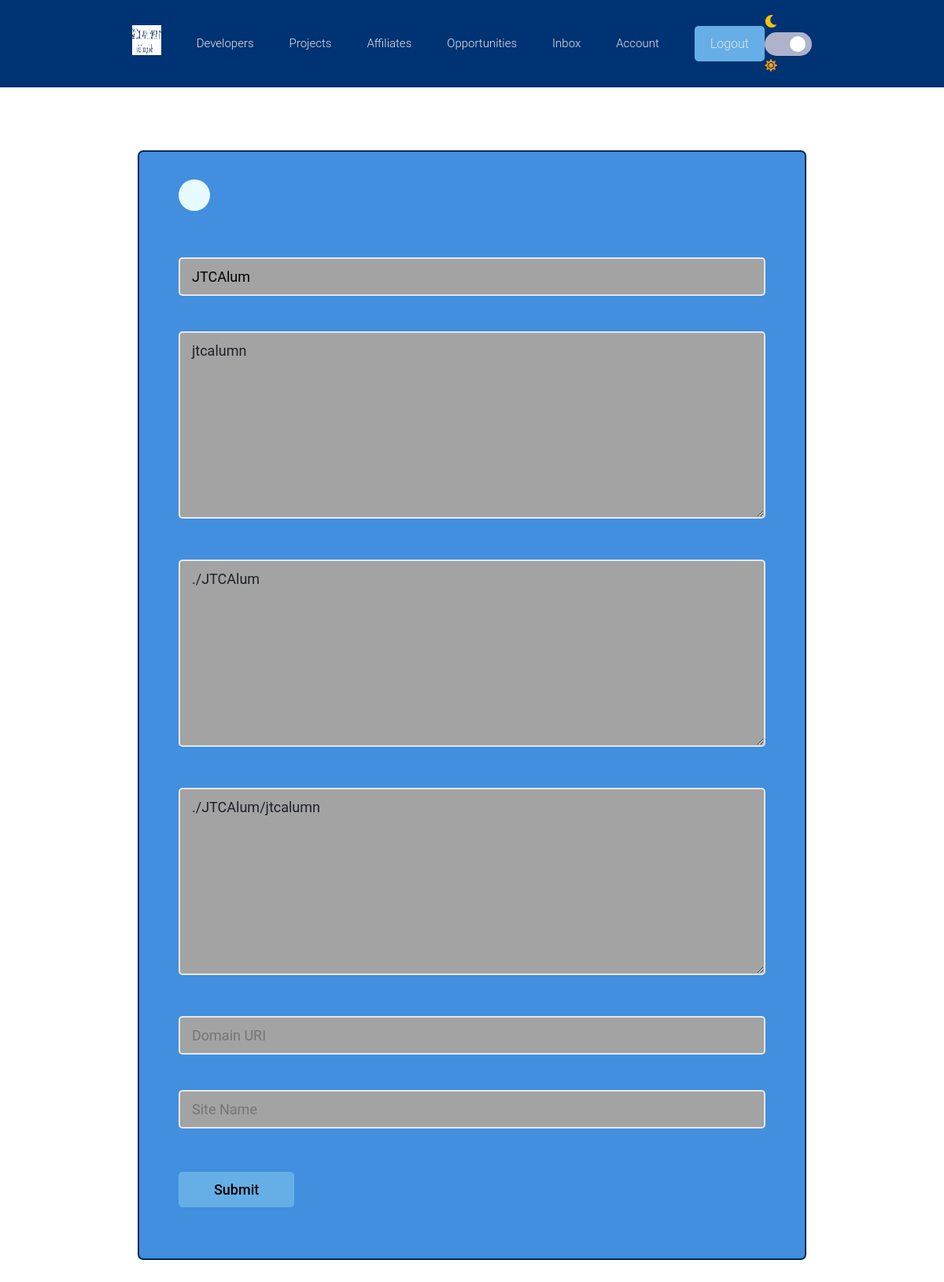
Page /projects/project/077fa338f39346eab7d605117cb213dd/jtcalum/demo-conf (signed in) on the committed database.
### projects/models.py (models this page shows, shortened)
class Project(models.Model):
    id = models.UUIDField(default = uuid.uuid4, unique = True, primary_key = True, editable = False)
    owner = models.ForeignKey(Profile, null = True, blank = True, on_delete = models.CASCADE)
    title = models.CharField(max_length = 200)
    slug = models.SlugField(default = '', editable = False, max_length = 200, null = False)
    created = models.DateTimeField(auto_now_add = True)
    description = models.TextField(null = True, blank = True)
    tags = models.ManyToManyField('Tag', blank = True)
    featured_image = models.ImageField(null = True, blank = True,
                                        upload_to = 'projects/', default = "projects/default.jpg")
    demo_link = models.CharField(max_length = 2000, null = True, blank = True)
    source_link = models.CharField(max_length = 2000, null = True, blank = True)
    site = models.ForeignKey(Site, default = None, on_delete=models.CASCADE)
    demo = models.BooleanField(default = False, null = True, blank = True)
    demo_set = models.BooleanField(default = False, null = True, blank = True)
    project_name = models.CharField(max_length = 200, default = "", blank = True, null = True)
    site_name = models.CharField(max_length = 200, default = "", blank = True, null = True)
    project_directory = models.CharField(max_length = 200, default = "", blank = True, null = True)
    site_directory = models.CharField(max_length = 200, default = "", blank = True, null = True)
    vote_total = models.IntegerField(default = 0, null = True, blank = True)
    vote_ratio = models.IntegerField(default = 0, null = True, blank = True)
    class Meta:
        ordering = ['-vote_ratio', '-vote_total', 'title']
        unique_together = [['slug', 'owner']]

### projects/views.py (the view, shortened to what this page needs)
# urls.py: path('project/<str:owner>/<str:slug>/demo-conf', views.projectDemoConf, name = "demo-conf"),
@login_required(login_url = "login")
def projectDemoConf(request, owner, slug):
    profile = request.user.profile
    project = profile.project_set.get(slug = slug)
    dform = DemoForm(instance = project)
    sform = SiteForm(instance = project)
    context = {
        'dform': dform,
        'sform': sform,
        'project': project,
        'profile': profile
    }
    return render(request, "projects/demo_form.html", context)

### projects/forms.py
class SiteForm(ModelForm):
    class Meta:
        model = Site
        fields = '__all__'
        widgets = {
            'name': forms.TextInput(attrs = {
                'placeholder': 'Site Name'}),
            'domain': forms.TextInput(attrs = {
                'placeholder': 'Domain URI',
                'hint': 'Fully qualified domain name'}),
        }
    def __init__(self, *args, **kwargs):
        super(SiteForm, self).__init__(*args, **kwargs)
        for name, field in self.fields.items():
            field.widget.attrs.update({'class': 'input'})

### users/models.py (called while the page is built)
    def __str__(self):
        if self.profile_type == 'alum':
            return str(self.name)
        else:
            return str(self.organization_name)

### projects/templates/projects/demo_form.html (shortened to what this page needs)
{% extends 'main.html' %}
{% block content %}
<main class="formPage my-xl">
    <div class="content-box">
        <div class="formWrapper">
            <a class="backButton" href="{% url 'project' project.owner project.slug %}"></a>
            <br>
            <form class="form" method="POST" enctype="multipart/form-data">
                {% for field in dform %}
                    <div class="form__field">
                        {{field}}
                    </div>
                {% endfor %}
                {% for field in sform %}
                    <div class="form__field">
                        {{field}}
                    </div>
                {% endfor %}
                <input class="btn btn--sub btn--lg  my-md" type="submit" value="Submit" />
            </form>
        </div>
    </div>
</main>
{% endblock %}

### static/styles/app.css (style rules this page uses)
:root { --color-sub: var(--columbia-blue); --themeDotBorder:#24292e; --transition: all .5s; }
.btn--sub { color: var(--columbia-dark-blue); background-color: var(--columbia-college-blue); }
.content-box { width: 95%; max-width: 85rem; margin: 0 auto; }
.backButton { background: var(--color-main-light); color: var(--columbia-dark-blue); width: 4rem; height: 4rem; display: flex; align-items: center; justify-content: center; border-radius: 50%; }
.formPage .formWrapper { list-style: none; background: var(--columbia-alumni-blue); padding: 3.5rem 5rem; border: 2px solid var(--columbia-dark-blue); border-radius: 0.7rem; }
.formPage .formWrapper .form__field { color: hsl(230, 17%, 14%); }
.formPage .formWrapper .form__field input { font-size: 1.8rem; background: var(--color-light-gray); margin-bottom: 1rem; margin-top: 2rem; }
.formPage .formWrapper .form__field textarea { font-size: 1.8rem; background: var(--color-light-gray); margin-bottom: 1rem; margin-top: 2rem; }
:root { --toggle-light: hsl(230, 22%, 74%); --toggle-dark: linear gradient hsl(210, 78%, 56%) to hsl(146, 68%, 55%); }
.light { --main-background: white; --main-font: hsl(230, 17%, 14%); --college-blue: var(--columbia-dark-blue); }
body { background: var(--main-background); color: var(--main-font); }
input { color: #000000 !important; }

### static/uikit/styles/modules/_variables.css (style rules this page uses)
:root { --college-gold: #fcd450; --college-warm-gray: #5e514e; --college-warm-light-gray: #cdc9c5; --color-main: #5aa5b9; --color-main-light: #e6faff; --color-sub: #3f4156; --color-sub-light: #51546e; --color-sub-lighter: #ededfd; --color-text: #737373; --color-gray: #8b8b8b; --color-light: #e5e7eb; --color-light-gray: #a3a3a3; --color-bg: #f8fafd; --color-white: #fffefd; --color-white-light: #f3f3f3; --color-success: #359e64; --color-success-bg: #def8e8; --color-error: #fc4b0b; --color-error-bg: #fff2ee; --columbia-blue: #003373; --columbia-dark-blue: #002855; --columbia-college-blue: #66aee6; --columbia-alumni-blue: #418fde; --font-base: 'Adobe Garamond', 'Merriweather', georgia, 'Brioni', roboto, arial; --font-monospace: 'Fira Code', 'Courier New', courier, monospace; --font-regular: 300; --font-medium: 500; --font-bold: 700; --generic-shadow: 1px 1px 5px #00000010; --generic-transition: all 0.3s ease-in-out; }

### static/uikit/styles/modules/_base.css (style rules this page uses)
* { margin: 0; padding: 0; box-sizing: border-box; text-rendering: optimizeLegibility; color: inherit; font-size: inherit; }
html { font-size: 50%; }
@media only screen and (min-width: 480px) { html { font-size: 56.25%; } }
@media only screen and (min-width: 1200px) { html { font-size: 62.5%; } }
body { line-height: 1.6; font-weight: 400; font-size: 1.5rem; color: var(--color-text); background-color: var(--color-bg); min-height: 100vh; }

### static/uikit/styles/modules/_typography.css (style rules this page uses)
* { font-family: var(--font-base); }
a { padding-bottom: 2px; text-decoration: none; display: inline-block; color: var(--color-main); font-weight: var(--font-medium); }

### static/uikit/styles/modules/_utilities.css (style rules this page uses)
.my-md { margin: 3rem auto; }
.my-xl { margin: 8rem auto; }

### static/uikit/styles/modules/_button.css (style rules this page uses)
.btn { display: inline-block; position: relative; cursor: pointer; background-color: var(--color-light); font-weight: var(--font-medium); color: var(--color-sub); text-decoration: none; padding: 1rem 2rem; border-radius: 0.5rem; border: none; width: -webkit-fit-content; width: -moz-fit-content; width: fit-content; height: -webkit-fit-content; height: -moz-fit-content; height: fit-content; font-size: 1.6rem; outline-width: 0; outline-color: transparent; -webkit-backface-visibility: hidden; backface-visibility: hidden; transition: all 0.3s ease-in-out; }
.btn--sub { background-color: var(--color-sub); color: var(--color-white); }
.btn--lg { font-size: 1.8rem; padding: 1.2rem 4.5rem; }

### static/uikit/styles/modules/_form.css (style rules this page uses)
.form { display: block; }
.form__field { margin-top: 1.5rem; margin-bottom: 1.5rem; }
input.input[type='text'], input.input[type='email'], input.input[type='password'], input.input[type='number'], select.input, textarea.input { min-width: 24rem; width: 100%; padding: 1.2rem 1.5rem; border-radius: 0.5rem; border: 2px solid var(--color-light); transition: all 0.3s ease-in-out; background-color: var(--color-bg); }

### rows in the picture
Project: dform "JTCAlum" "jtcalumn" "./JTCAlum" "./JTCAlum/jtcalumn"
